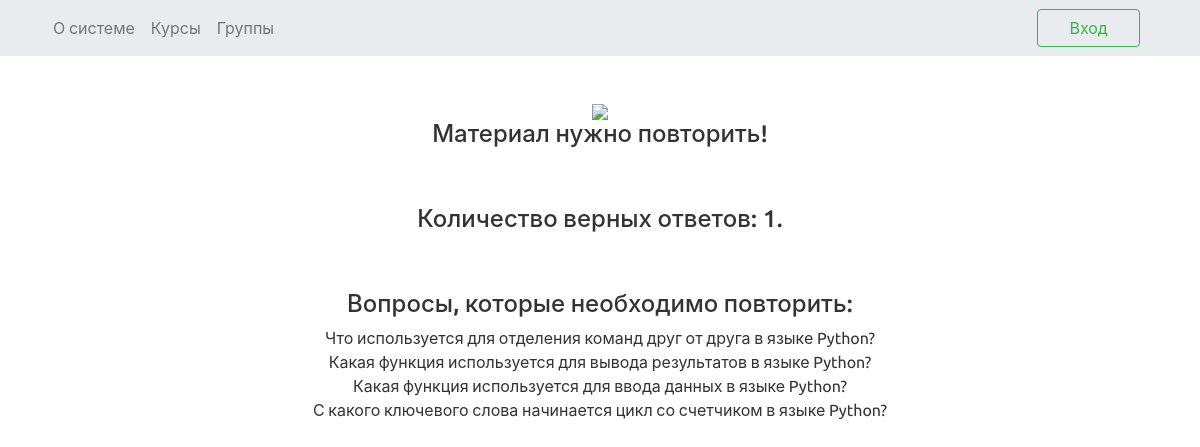
Screenshot of /check_test/8 with the database file from the repository.
### learn_app/models.py (models this page shows, shortened)
class Question(models.Model):
    text = models.CharField(max_length=80, verbose_name='Вопрос')
    test = models.ForeignKey(Test, on_delete=models.CASCADE)
    right_answer = models.IntegerField(verbose_name='Номер правильного ответа')
    answers = models.CharField(max_length=500, verbose_name='Варианты ответов (вводить через ",")',
                               help_text='Введите варианты ответов через , ', null=True)
    def __str__(self):
        return self.text

### learn_app/views.py (the view)
# urls.py: path('check_test/<str:id>', view.check_test_result, name='check_result'),
def check_test_result(request, id):
    count_right_answers = 0
    test_result = get_object_or_404(TestResult, id__iexact=id)
    answers = list(UserAnswer.objects.filter(test=test_result))
    user = get_object_or_404(User, id__iexact=test_result.user.id)
    all_answers = 0
    question_to_repeat = []
    for answer in answers:
        question = Question.objects.get(id=answer.question.id)
        print(answer.question.text)
        print(answer.question.right_answer)
        right_answer = question.right_answer
        if right_answer == answer.answer:
            count_right_answers += 1
        else:
            question_to_repeat.append(question)
        all_answers += 1
    user.score += count_right_answers
    user.save()
    return render(request, 'test_result.html', context={'result': (count_right_answers/all_answers) * 100,
                                                        'right': count_right_answers, 'all': all_answers,
                                                        'question_to_repeat':question_to_repeat})

### templates/test_result.html
{% extends 'base.html' %}
{% block content %}
{% load static %}
    <div class="flex-column d-flex align-items-center p-5">
        {% if result <= 50 %}
            <img src = '{% static "img/sad.png" %}'>
            <h4>Материал нужно повторить!</h4>
        {% elif result > 50 and result < 75 %}
            <img src = '{% static "img/normal.png" %}'>
            <h4>Вы можете лучше!</h4>
        {% elif result >= 75 %}
            <img src = '{% static "img/happy.png" %}'>
            <h4>Нет предела совершенству!</h4>
        {% endif %}
        <h4 class="mt-5">Количество верных ответов: {{ right }}.</h4>
        {% if question_to_repeat %}
            <h4 class="mt-5">Вопросы, которые необходимо повторить: </h4>
            {% for question in question_to_repeat %}
                <div>{{ question }}</div>
            {% endfor %}
        {% endif %}
    </div>
{% endblock %}

### rows the page displays
Question: text "Что используется для отделения команд друг от друга в языке Python?"
Question: text "Какая функция используется для вывода результатов в языке Python?"
Question: text "Какая функция используется для ввода данных в языке Python?"
Question: text "С какого ключевого слова начинается цикл со счетчиком в языке Python?"

### other values shown
{{ right }} "1"
